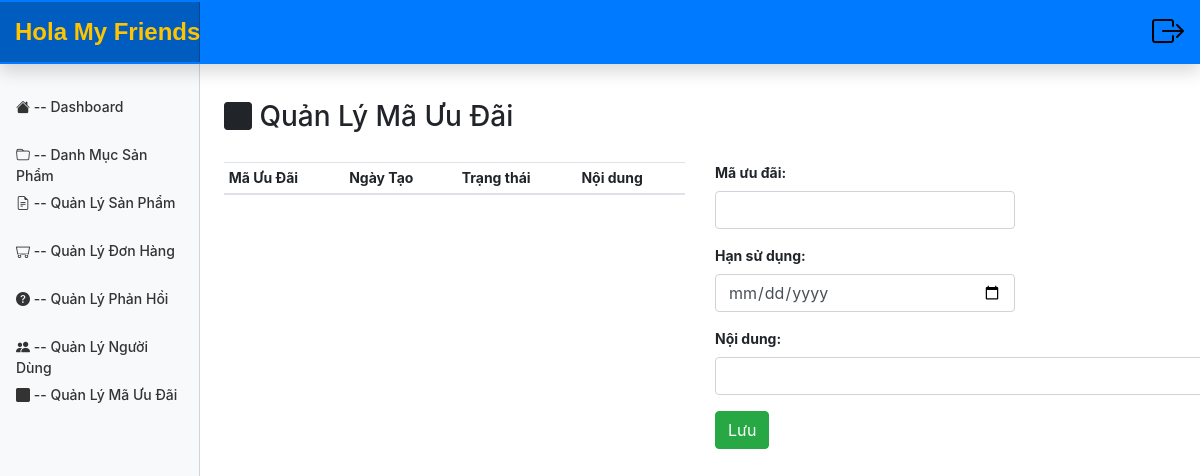
The page /admin/coupon/index.php (signed in) on the database as committed earlier.
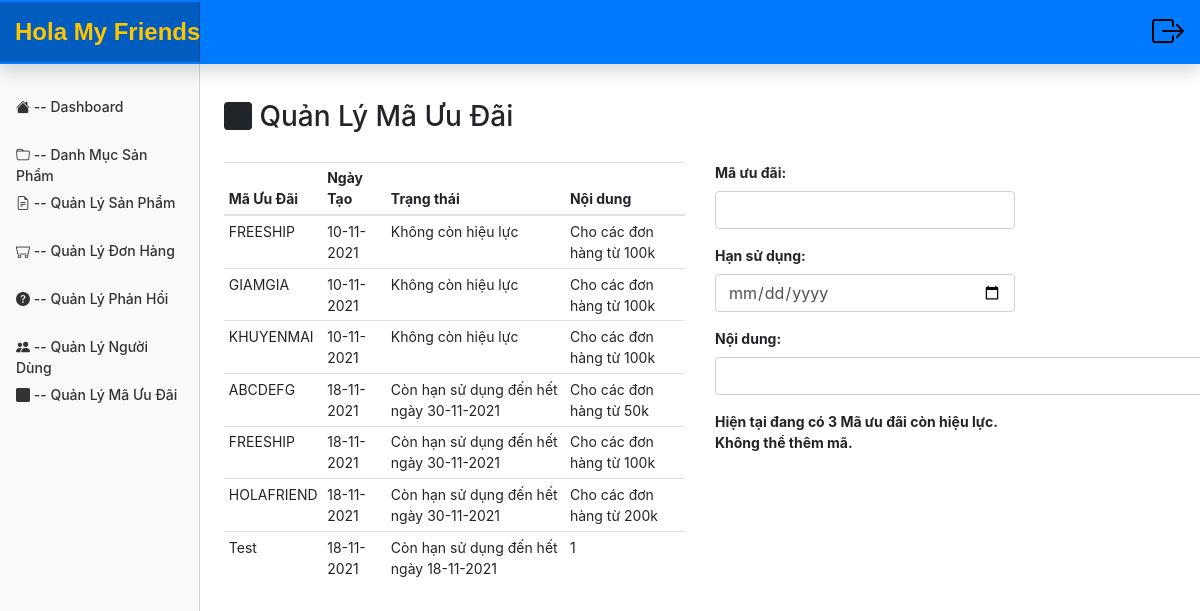
The same page on the database as committed later.
### tables this page shows
CREATE TABLE `sales_code` (
  `id` int(11) NOT NULL,
  `code` varchar(11) DEFAULT NULL,
  `created_at` datetime DEFAULT NULL,
  `expired_at` datetime DEFAULT NULL,
  `content` varchar(100) DEFAULT NULL
);

### database/dbhelper.php (called while the page is built, shortened)
<?php
function executeResult($sql, $isSingle = false) {
	$data = null;
	$conn = mysqli_connect(HOST, USERNAME, PASSWORD, DATABASE);
	mysqli_set_charset($conn, 'utf8');
	$resultset = mysqli_query($conn, $sql);
	if($isSingle) {
		$data = mysqli_fetch_array($resultset, 1);
	} else {
		$data = [];
		while(($row = mysqli_fetch_array($resultset, 1)) != null) {
			$data[] = $row;
		}
	}
	return $data;
}

### admin/coupon/index.php (the view, shortened to what this page needs)
<?php
	require_once('../layouts/header.php');
	$sql = "select * from Sales_code";
	$data = executeResult($sql);
	$count = 0;
?>
<div class="row" style="margin-top: 20px;">
	<div class="col-md-12" style="margin-bottom: 20px;">
		<h3>
			<i class="bi bi-square-fill"></i>
			Quản Lý Mã Ưu Đãi
		</h3>
	</div>
	<div class="col-md-6 table-responsive">
		<table class="table table-sm table-hover">
			<thead>
				<tr>
					<th>Mã Ưu Đãi</th>
					<th>Ngày Tạo</th>
					<th> Trạng thái</th>
					<th>Nội dung</th>
				</tr>
			</thead>
			<tbody>
	<?php
	foreach($data as $item) {
		$date = new DateTime($item['created_at']);
        $expired = new DateTime($item['expired_at']);
		echo '<tr>
				<td> '.$item['code'].' </td>
				<td> '.$date->format('d-m-Y').' </td>';
			if($expired->format('d-m-Y') >= date("d-m-Y"))
			{
				echo '<td> Còn hạn sử dụng đến hết ngày '.$expired->format('d-m-Y').' </td> ';
				$count++;
			}
			else
				echo '<td> Không còn hiệu lực </td> ';
		echo '<td> '.$item['content'].' </td> </tr>';
	}
		?>
			</tbody>
		</table>
	</div>
	<div class="col-md-4">
		<form method="post" onsubmit="return validateForm();">
			<div class="form-group">
			  <label for="usr" style="font-weight: bold;">Mã ưu đãi:</label>
			  <input required="true" type="text" class="form-control" id="code" name="code" value="" minlength="6" style="width: 300px;">
			</div>
			<div class="form-group">
			  <label for="usr" style="font-weight: bold;">Hạn sử dụng:</label>
			  <input required="true" type="date" class="form-control" id="expired" name="expired" value="" style="width: 300px;">
			</div>
			<div class="form-group">
			  <label for="usr" style="font-weight: bold;">Nội dung:</label>
			  <input required="true" type="text" class="form-control" id="content" name="content" value="" style="width: 500px;">
			</div>
			<?php
				if($count < 3)
					echo'
						<button class="btn btn-success">Lưu</button>';
				else
					echo'
						<div class="form-group">
							<label for="usr" style="font-weight: bold;">Hiện tại đang có 3 Mã ưu đãi còn hiệu lực. Không thể thêm mã.</label>
						</div>';
			?>
		</form>
	</div>
</div>
<?php
	require_once('../layouts/footer.php');
?>

Rows that differ between the two databases and show on the page:
added sales_code: code "FREESHIP", created_at "10-11-2021", shows "Không còn hiệu lực", content "Cho các đơn hàng từ 100k"
added sales_code: code "GIAMGIA", created_at "10-11-2021", shows "Không còn hiệu lực", content "Cho các đơn hàng từ 100k"
added sales_code: code "KHUYENMAI", created_at "10-11-2021", shows "Không còn hiệu lực", content "Cho các đơn hàng từ 100k"
added sales_code: code "ABCDEFG", created_at "18-11-2021", expired_at "30-11-2021", content "Cho các đơn hàng từ 50k"
added sales_code: code "FREESHIP", created_at "18-11-2021", expired_at "30-11-2021", content "Cho các đơn hàng từ 100k"
added sales_code: code "HOLAFRIEND", created_at "18-11-2021", expired_at "30-11-2021", content "Cho các đơn hàng từ 200k"
added sales_code: code "Test", created_at "18-11-2021", expired_at "18-11-2021", content "1"
Other text that changed with them:
text no longer shown: "Lưu"
text now shown: "Hiện tại đang có 3 Mã ưu đãi còn hiệu lực. Không thể thêm mã."
